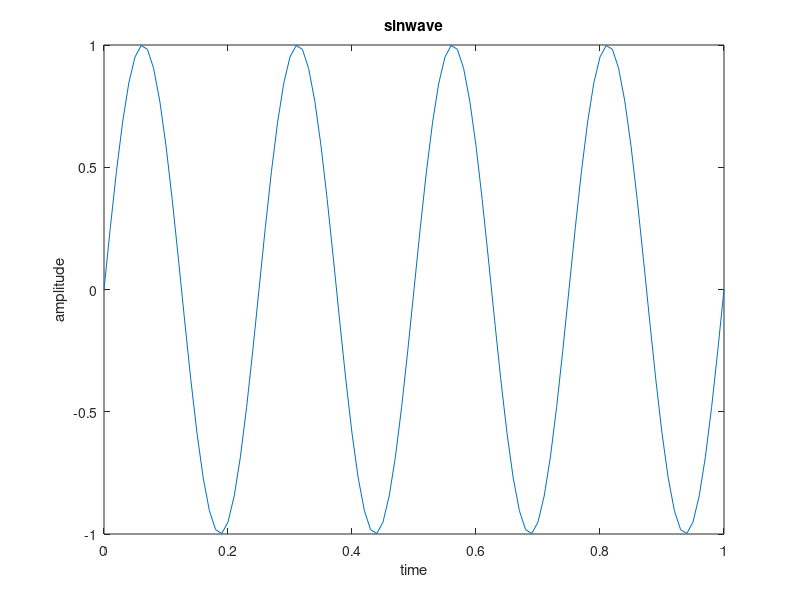

The MATLAB script that drew this image:
clc
clear all
close all
t=0:0.01:1
F1=4
x1=sin(2*pi*F1*t)
plot(t,x1)
xlabel("time")
ylabel("amplitude")
title("sinwave")